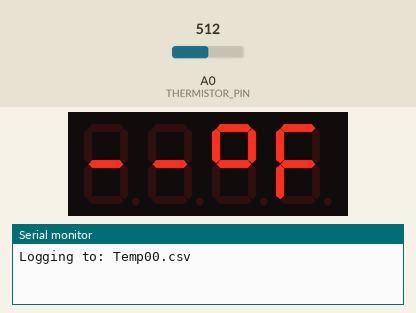
Bench run of a sketch on a simulated Arduino Uno, built with avr-gcc and run on an emulated ATmega328P. Shown: 4-digit seven-segment display, the last lines printed to the serial monitor. Inputs (shaded band) come from the test bench; at power-on: A0 (THERMISTOR_PIN) = 512. The local clock reads 2024-03-15 10:24:30 at power-on unless the sketch sets it; storage starts empty.

Above: at 3.1 s.
At 8.1 s:
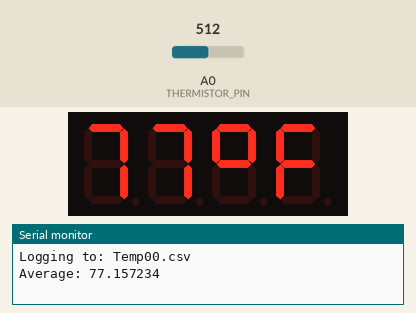

The sketch:

Arduino_Temperature_Logger.ino
```cpp
/* Name:            Temperature Logger
 * Developer:       Jeremy Maxey-Vesperman
 * Last Modified:   10/13/2019
 * Description:     Temperature logger with SD shield, RTC, and 7-seg display
 */

/*  Hardware:
 *  - Arduino Uno x1
 *  - DS3231 RTCC module x1
 *  - 4-Digit 7-Seg Display w/ TM1637 driver module x1
 *  - Seeeduino SD Card Logger Rev 3.0 x1
 *  - 192-103LET-A01 Thermistor x1
 *  - 10kOhm Resistor x1
 *  - 1uF Electrolytic Capacitor x1
 *  - 9V battery x1
 *  - 9V to barrel jack connector x1
 *  - Assorted jumpers
 *  - FAT32-formatted SD Card x1
 */

/* Library imports */
#include <Arduino.h>
#include <SPI.h>
#include <math.h>
#include <TM1637Display.h>
#include "RTClib.h"
#include "SdFat.h"

/* Compiler definitions */
// Error messages stored in flash.
#define error(msg) sd.errorHalt(F(msg))

#define BAUD_RATE 9600

#define INIT_DELAY_MS 3000

// Pin definitions
#define THERMISTOR_PIN A0

#define SD_CS SS // D10
#define SD_MOSI D11
#define SD_MISO D12
#define SD_SCK D13

#define DISPLAY_CLK 9
#define DISPLAY_DIO 8

// Logger reference constants
#define V_SUPPLY 5.0
#define V_REF 5.0
#define ADC_RES 1024.0

// Temperature sensor circuit constants
#define THERMISTOR_B 3974
#define THERMISTOR_R0 10000
#define THERMISTOR_T0 298.15
#define THERMISTOR_R2 10000

// Temperature conversion constants
#define K_TO_F_MULT 1.8
#define K_TO_F_DIFF 459.67

// File name base for SD logging
#define FILE_BASE_NAME "Temp"

// Logging update configuration
#define UPDATE_FREQ_MS 5000
#define ROLLING_AVG_POINT_SIZE 100

/* Function prototypes */
void setupRTC();
void setupSD();
void setupDisplay();
void setupRollingAvg();
float getThermistorVoltage();
float calcThermR1(float);
float calcTempK(float);
float convertFToK(float);
float getTempF();
void updateDisplay(float);
bool updateRollingAvg(float);
void writeLogHeader();
void writeLogData(DateTime, float);
void logDate(DateTime);
void logTime(DateTime);

/* Global variables */
RTC_DS3231 rtc;
SdFat sd;
SdFile file;
TM1637Display display(DISPLAY_CLK, DISPLAY_DIO);

// Rolling average "FIFO"
float tempFIFO[ROLLING_AVG_POINT_SIZE];
int idxFIFO = 0;
float tempRunningSum = 0;
float tempAvg = 0;

// Characters for 7-seg display
uint8_t displaySegs[4];

/* Default Functions */
void setup() {
  // Open serial port for debugging
  Serial.begin(BAUD_RATE);

  // Delay for opening console
  delay(INIT_DELAY_MS);

  // Setup all components of system
  setupRTC();
  setupSD();
  setupDisplay();
  setupRollingAvg();
}

void loop() {
  // Read temperature from thermistor
  float tempF = getTempF();

  // Update the rolling average with new data point
  bool isAvgReady = updateRollingAvg(tempF);

  // If rolling average is ready, update the display and log the average
  if (isAvgReady) {
    // Get the current time
    DateTime currDateTime = rtc.now();

    // Update the user display
    updateDisplay(tempAvg);

    // Log the temperature and current time to the SD card
    writeLogData(currDateTime, tempAvg);

    // Output the temperature over serial for debugging
    Serial.print("Average: ");
    Serial.println(tempAvg, 6);
  }

  // Loop delay = Desired update rate / number of points for rolling average
  delay(UPDATE_FREQ_MS / ROLLING_AVG_POINT_SIZE);
}

/* Setup Functions */
void setupRTC() {
  // Try to setup the RTC
  if (! rtc.begin()) {
    // Output error if RTC can't be found
    Serial.println("Couldn't find RTC");
    // Halt
    while (1);
  }

  // If RTC lost power
  if (rtc.lostPower()) {
    Serial.println("RTC lost power, lets set the time!");
    // Set RTC to the date & time this sketch was compiled
    rtc.adjust(DateTime(F(__DATE__), F(__TIME__)));
  }
}


void setupSD() {
  const uint8_t BASE_NAME_SIZE = sizeof(FILE_BASE_NAME) - 1;
  char fileName[13] = FILE_BASE_NAME "00.csv";

  // Initialize at the highest speed supported by the board that is
  // not over 50 MHz. Try a lower speed if SPI errors occur.
  if (!sd.begin(SD_CS, SD_SCK_MHZ(50))) {
    sd.initErrorHalt();
  }

  // Check that base file name is under length threshold
  if (BASE_NAME_SIZE > 6) {
    error("FILE_BASE_NAME too long");
  }

  // Find an unused file name.
  while (sd.exists(fileName)) {
    if (fileName[BASE_NAME_SIZE + 1] != '9') {
      fileName[BASE_NAME_SIZE + 1]++;
    } else if (fileName[BASE_NAME_SIZE] != '9') {
      fileName[BASE_NAME_SIZE + 1] = '0';
      fileName[BASE_NAME_SIZE]++;
    } else {
      error("Can't create file name");
    }
  }

  // Create and open the file for writing
  if (!file.open(fileName, O_WRONLY | O_CREAT | O_EXCL)) {
    error("file.open");
  }

  Serial.print(F("Logging to: "));
  Serial.println(fileName);

  // Write the header row to the CSV file
  writeLogHeader();
}

void setupDisplay() {
  // Turn on full brightness
  display.setBrightness(0x0f);

  // Initialize segments array
  // -
  displaySegs[0] = SEG_G;
  // -
  displaySegs[1] = SEG_G;
  // Degree Symbol
  displaySegs[2] = SEG_A | SEG_B | SEG_F | SEG_G;
  // F
  displaySegs[3] = SEG_A | SEG_E | SEG_F | SEG_G;

  // Set the segments
  display.setSegments(displaySegs);
}

void setupRollingAvg() {
  // Init the FIFO to 0
  for (int idx = 0; idx < ROLLING_AVG_POINT_SIZE; idx++) {
    tempFIFO[idx] = 0;
  }
}

/* Temperature Functions */
float calcThermR1(float thermV) {
  float thermR1 = ((V_SUPPLY * THERMISTOR_R2) - (thermV * THERMISTOR_R2)) / thermV;
  return thermR1;
}

float calcTempK(float thermR1) {
  float lnR0R1 = log((THERMISTOR_R0 / thermR1));
  float tempK = ( ( THERMISTOR_T0 * THERMISTOR_B ) / lnR0R1 ) / ( ( THERMISTOR_B / lnR0R1 ) - THERMISTOR_T0 );
  return tempK;
}

// Query the thermistor and calculate temperature in Fahrenheit
float getTempF() {
  float thermV = getThermistorVoltage();

  float thermR1 = calcThermR1(thermV);

  // Handle situation that would cause divide by zero error
  float tempK = -1.0;
  if (thermR1 == THERMISTOR_R0) {
    tempK = THERMISTOR_T0;
  } else {
    tempK = calcTempK(thermR1);
  }

  float tempF = convertFToK(tempK);
  return tempF;
}

// Read the ADC value for the thermistor and convert to voltage
float getThermistorVoltage() {
  // Read input
  int thermADCVal = analogRead(THERMISTOR_PIN);

  // Vmeas formula
  float thermV = (((float)thermADCVal + 1.0) / ADC_RES) * V_REF;

  // Return to caller
  return thermV;
}

float convertFToK(float tempK) {
  float tempF = (tempK * K_TO_F_MULT) - K_TO_F_DIFF;
  return tempF;
}

/* Update Functions */
void updateDisplay(float avgTemp) {
  // Convert floating-point temp to int
  int displayTemp = (int)(avgTemp);

  // Calculate the tens and ones place
  int dig0 = displayTemp / 10;
  int dig1 = displayTemp % 10;

  // If temp is over 99, max out at 99
  if (dig0 > 9) {
    dig0 = 9;
    dig1 = 9;
  }

  // Update the seg array with the segment hex that corresponds to the integer value
  displaySegs[0] = display.encodeDigit(dig0);
  displaySegs[1] = display.encodeDigit(dig1);

  // Refresh the segments
  display.setSegments(displaySegs);
}

bool updateRollingAvg(float newReading) {
  // Remove outgoing value from the running sum
  tempRunningSum -= tempFIFO[idxFIFO];
  // Add new reading to the FIFO
  tempFIFO[idxFIFO] = newReading;
  // Add new reading to the running sum
  tempRunningSum += tempFIFO[idxFIFO];
  // Move to next array position
  idxFIFO++;

  // Determine if we've filled the FIFO
  if (idxFIFO >= ROLLING_AVG_POINT_SIZE) {
    // Reset index to beginning
    idxFIFO = 0;

    // Calculate the new average temperature
    tempAvg = tempRunningSum / (float)ROLLING_AVG_POINT_SIZE;

    // Indicate that rolling average is ready to read
    return true;
  }

  // Indicate that rolling average isn't ready to be read
  return false;
}

/* Logging Functions */
void writeLogHeader() {
  // Create the header for the CSV file
  file.println(F("Date,Time,Average Temperature (F),Number of Points Averaged"));
}

void writeLogData(DateTime currDateTime, float tempF) {
  // Create new entry in the log
  logDate(currDateTime);

  file.write(',');

  logTime(currDateTime);

  file.write(',');

  // Average Temperature
  file.print(tempF, 6);

  file.write(',');

  // Number of Points Averaged
  file.print(ROLLING_AVG_POINT_SIZE);

  // End of entry
  file.println();

  // Force data to SD and update the directory entry to avoid data loss.
  if (!file.sync() || file.getWriteError()) {
    error("write error");
  }
}

void logDate(DateTime currDateTime) {
  file.print(currDateTime.month());
  file.write('/');
  file.print(currDateTime.day());
  file.write('/');
  file.print(currDateTime.year());
}

void logTime(DateTime currDateTime) {
  file.print(currDateTime.hour());
  file.write(':');
  file.print(currDateTime.minute());
  file.write(':');
  file.print(currDateTime.second());
}
```

Measured:
- what the display in image 0 shows lasts 5.0 s, from 3.1 s to 8.1 s
